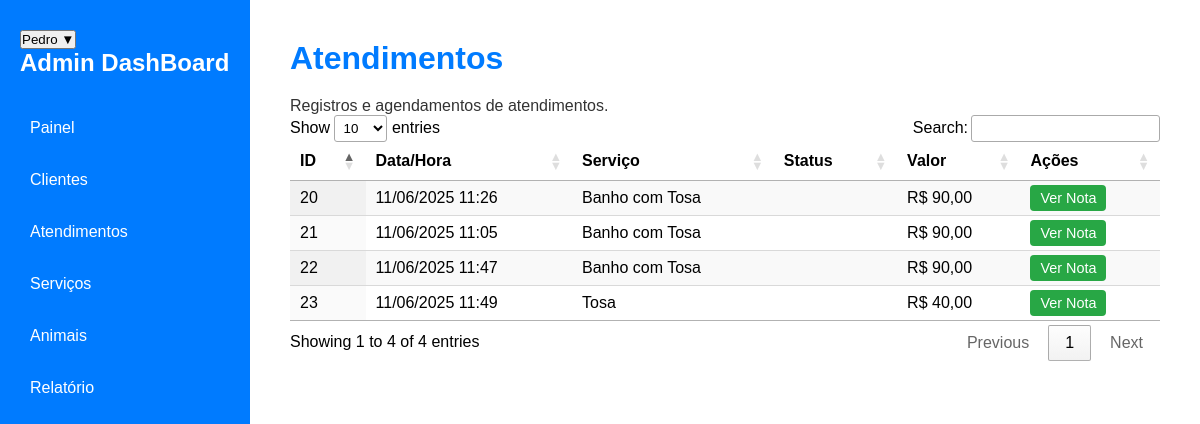
The app's page /AnimalSave2.3/pages/admdashboard.php (signed in) with its own data.
### tables this page shows
CREATE TABLE `agendamentos` (
  `id_agendamento` int(11) NOT NULL,
  `id_animal` int(11) DEFAULT NULL,
  `data_hora` datetime NOT NULL,
  `id_servico` int(11) DEFAULT NULL,
  `status` enum('confirmado','cancelado','concluído') DEFAULT 'confirmado',
  `valor` decimal(10,2) NOT NULL,
  `observacoes` text DEFAULT NULL,
  `created` timestamp NOT NULL DEFAULT current_timestamp(),
  `modified` timestamp NOT NULL DEFAULT current_timestamp() ON UPDATE current_timestamp(),
  `id_cliente` int(11) DEFAULT NULL
);

CREATE TABLE `servicos` (
  `id_servico` int(11) NOT NULL,
  `nome` varchar(255) NOT NULL,
  `descricao` text DEFAULT NULL,
  `preco` decimal(10,2) DEFAULT NULL,
  `created` timestamp NOT NULL DEFAULT current_timestamp(),
  `modified` timestamp NOT NULL DEFAULT current_timestamp() ON UPDATE current_timestamp()
);

### AnimalSave2.3/pages/admdashboard.php (the view, shortened to what this page needs)
<?php
require '../config/config.php';
$sqlAgendamentos = $pdo->query("SELECT a.id_agendamento, a.data_hora, a.status, a.valor, s.nome AS servico_nome
FROM agendamentos a
LEFT JOIN servicos s ON a.id_servico = s.id_servico
ORDER BY a.data_hora DESC");
$agendamentos = $sqlAgendamentos->fetchAll(PDO::FETCH_ASSOC);
?>
<!DOCTYPE html>
<html lang="pt-br">
<head>
  <link rel="stylesheet" href="../assets/css/paginas/adm.css" />
  <link rel="stylesheet" href="https://cdn.datatables.net/1.13.6/css/jquery.dataTables.min.css" />
</head>
<body>
<div class="dashboard-container">
  <aside class="sidebar">
  <header>
      <div class="dropdown">
        <button class="dropbtn"><?= $_SESSION['nome'] ?> <span>&#9660;</span></button>
      </div>
    </header>
    <h2>Admin DashBoard</h2>
    <ul class="menu">
      <li onclick="mostrarAba('painel')">Painel</li>
      <li onclick="mostrarAba('clientes')">Clientes</li>
      <li onclick="mostrarAba('atendimentos')">Atendimentos</li>
      <li onclick="mostrarAba('servicos')">Serviços</li>
      <li onclick="mostrarAba('animais')">Animais</li>
      <li onclick="mostrarAba('relatorio')">Relatório</li>
    </ul>
  </aside>
  <main class="main-content">
    <section id="atendimentos" class="aba ativa">
      <h2>Atendimentos</h2>
      <p>Registros e agendamentos de atendimentos.</p>
      <table id="tabela-agendamentos" class="display" style="width:100%">
        <thead>
          <tr>
            <th>ID</th>
            <th>Data/Hora</th>
            <th>Serviço</th>
            <th>Status</th>
            <th>Valor</th>
            <th>Ações</th>
          </tr>
        </thead>
        <tbody>
          <?php foreach ($agendamentos as $ag): ?>
            <tr>
              <td><?= htmlspecialchars($ag['id_agendamento']) ?></td>
              <td><?= date('d/m/Y H:i', strtotime($ag['data_hora'])) ?></td>
              <td><?= htmlspecialchars($ag['servico_nome']) ?></td>
              <td><?= ucfirst($ag['status']) ?></td>
              <td>R$ <?= number_format($ag['valor'], 2, ',', '.') ?></td>
              <td>
                <a href="nota.php?id_agendamento=<?= $ag['id_agendamento'] ?>" class="botao-nota" target="_blank">Ver Nota</a>
              </td>
            </tr>
          <?php endforeach; ?>
        </tbody>
      </table>
    </section>
  </main>
</div>
</body>
</html>

### AnimalSave2.3/assets/css/paginas/adm.css (style rules this page uses)
* { margin: 0; padding: 0; box-sizing: border-box; }
body { font-family: 'Arial', sans-serif; background-color: #f4f7fc; height: 100vh; display: flex; }
.dashboard-container { display: flex; width: 100%; }
.sidebar { width: 250px; background-color: #007bff; color: white; padding: 30px 20px; box-shadow: 2px 0 8px rgba(0, 0, 0, 0.1); }
.sidebar h2 { font-size: 1.5rem; margin-bottom: 30px; }
.menu { list-style: none; }
.menu li { padding: 12px 10px; margin-bottom: 10px; cursor: pointer; background-color: transparent; border-radius: 5px; transition: background-color 0.2s ease; }
.main-content { flex: 1; padding: 40px; background-color: #fff; overflow-y: auto; }
.aba { display: none; }
.aba.ativa { display: block; }
.aba h2 { font-size: 2rem; color: #007bff; margin-bottom: 20px; }
.aba p { font-size: 1rem; color: #333; }
.botao-nota { padding: 5px 10px; background-color: #2c7be5; color: white; text-decoration: none; border-radius: 4px; font-size: 0.9em; }

### AnimalSave2.3/pages/admdashboard.php (style rules this page uses)
.dropdown { position: relative; display: inline-block; }
.aba { display: none; }
.aba.ativa { display: block; }
.botao-nota { padding: 5px 10px; background-color: #28a745; color: white; text-decoration: none; border-radius: 4px; }

### records on screen
agendamentos: id_agendamento "23", data_hora "11/06/2025 11:49", id_servico.nome "Tosa", valor "40,00"
agendamentos: id_agendamento "22", data_hora "11/06/2025 11:47", id_servico.nome "Banho com Tosa", valor "90,00"
agendamentos: id_agendamento "20", data_hora "11/06/2025 11:26", id_servico.nome "Banho com Tosa", valor "90,00"
agendamentos: id_agendamento "21", data_hora "11/06/2025 11:05", id_servico.nome "Banho com Tosa", valor "90,00"

### other values on screen
$_SESSION['nome'] "Pedro"
